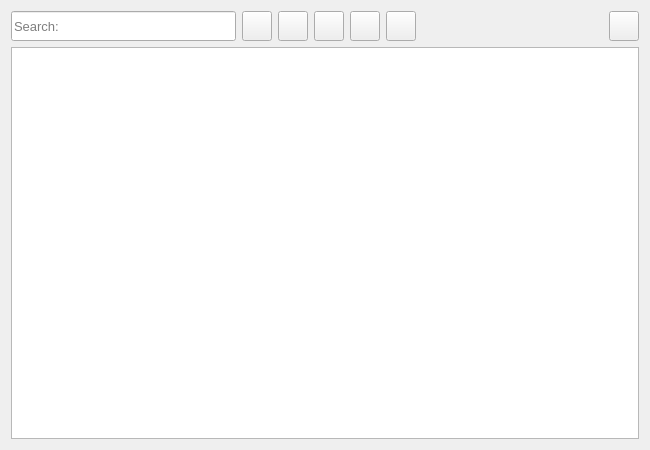
<?xml version="1.0" encoding="UTF-8"?>
<ui version="4.0">
 <class>VaultView</class>
 <widget class="QWidget" name="VaultView">
  <property name="geometry">
   <rect>
    <x>0</x>
    <y>0</y>
    <width>650</width>
    <height>450</height>
   </rect>
  </property>
  <property name="minimumSize">
   <size>
    <width>0</width>
    <height>0</height>
   </size>
  </property>
  <property name="windowTitle">
   <string>Form</string>
  </property>
  <property name="layoutDirection">
   <enum>Qt::LayoutDirection::LeftToRight</enum>
  </property>
  <layout class="QGridLayout" name="gridLayout">
   <item row="0" column="0">
    <widget class="QLineEdit" name="searchLine">
     <property name="sizePolicy">
      <sizepolicy hsizetype="Expanding" vsizetype="Fixed">
       <horstretch>0</horstretch>
       <verstretch>0</verstretch>
      </sizepolicy>
     </property>
     <property name="minimumSize">
      <size>
       <width>225</width>
       <height>30</height>
      </size>
     </property>
     <property name="font">
      <font>
       <pointsize>10</pointsize>
      </font>
     </property>
     <property name="styleSheet">
      <string notr="true"/>
     </property>
     <property name="placeholderText">
      <string>Search:</string>
     </property>
    </widget>
   </item>
   <item row="0" column="1">
    <widget class="QPushButton" name="addPasswordButton">
     <property name="sizePolicy">
      <sizepolicy hsizetype="Fixed" vsizetype="Fixed">
       <horstretch>0</horstretch>
       <verstretch>0</verstretch>
      </sizepolicy>
     </property>
     <property name="minimumSize">
      <size>
       <width>30</width>
       <height>30</height>
      </size>
     </property>
     <property name="maximumSize">
      <size>
       <width>30</width>
       <height>30</height>
      </size>
     </property>
     <property name="text">
      <string/>
     </property>
     <property name="iconSize">
      <size>
       <width>25</width>
       <height>25</height>
      </size>
     </property>
    </widget>
   </item>
   <item row="0" column="2">
    <widget class="QPushButton" name="deletePasswordButton">
     <property name="sizePolicy">
      <sizepolicy hsizetype="Fixed" vsizetype="Fixed">
       <horstretch>0</horstretch>
       <verstretch>0</verstretch>
      </sizepolicy>
     </property>
     <property name="minimumSize">
      <size>
       <width>30</width>
       <height>30</height>
      </size>
     </property>
     <property name="maximumSize">
      <size>
       <width>30</width>
       <height>30</height>
      </size>
     </property>
     <property name="text">
      <string/>
     </property>
     <property name="iconSize">
      <size>
       <width>25</width>
       <height>25</height>
      </size>
     </property>
    </widget>
   </item>
   <item row="0" column="3">
    <widget class="QPushButton" name="lockButton">
     <property name="minimumSize">
      <size>
       <width>30</width>
       <height>30</height>
      </size>
     </property>
     <property name="maximumSize">
      <size>
       <width>30</width>
       <height>30</height>
      </size>
     </property>
     <property name="text">
      <string/>
     </property>
     <property name="iconSize">
      <size>
       <width>25</width>
       <height>25</height>
      </size>
     </property>
    </widget>
   </item>
   <item row="0" column="4">
    <widget class="QPushButton" name="importButton">
     <property name="minimumSize">
      <size>
       <width>30</width>
       <height>30</height>
      </size>
     </property>
     <property name="maximumSize">
      <size>
       <width>30</width>
       <height>30</height>
      </size>
     </property>
     <property name="text">
      <string/>
     </property>
     <property name="iconSize">
      <size>
       <width>25</width>
       <height>25</height>
      </size>
     </property>
    </widget>
   </item>
   <item row="0" column="5">
    <widget class="QPushButton" name="exportButton">
     <property name="minimumSize">
      <size>
       <width>30</width>
       <height>30</height>
      </size>
     </property>
     <property name="maximumSize">
      <size>
       <width>30</width>
       <height>30</height>
      </size>
     </property>
     <property name="text">
      <string/>
     </property>
     <property name="iconSize">
      <size>
       <width>25</width>
       <height>25</height>
      </size>
     </property>
    </widget>
   </item>
   <item row="0" column="6">
    <spacer name="horizontalSpacer">
     <property name="orientation">
      <enum>Qt::Orientation::Horizontal</enum>
     </property>
     <property name="sizeHint" stdset="0">
      <size>
       <width>183</width>
       <height>20</height>
      </size>
     </property>
    </spacer>
   </item>
   <item row="0" column="7">
    <widget class="QPushButton" name="settingsButton">
     <property name="minimumSize">
      <size>
       <width>30</width>
       <height>30</height>
      </size>
     </property>
     <property name="maximumSize">
      <size>
       <width>30</width>
       <height>30</height>
      </size>
     </property>
     <property name="text">
      <string/>
     </property>
     <property name="iconSize">
      <size>
       <width>25</width>
       <height>25</height>
      </size>
     </property>
    </widget>
   </item>
   <item row="1" column="0" colspan="8">
    <widget class="QListWidget" name="listWidget">
     <property name="font">
      <font>
       <pointsize>10</pointsize>
      </font>
     </property>
    </widget>
   </item>
  </layout>
 </widget>
 <resources/>
 <connections/>
</ui>
